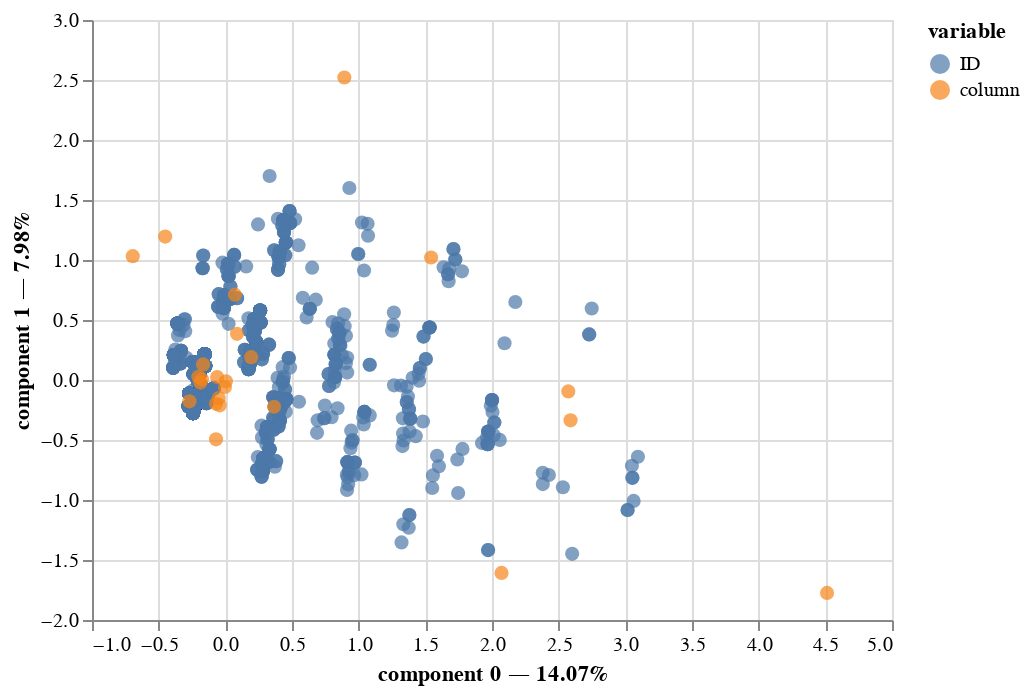

Notebook code for this chart:
### Code cell
mca.plot(df[var_categoriques])

### Figure 1 — Vega-Lite specification as saved in the notebook (floating-point values rounded to 4 significant figures; data arrays with more than 128 entries replaced by an {"elided": "..."} marker saying what was removed)
{"config": {"view": {"continuousWidth": 400, "continuousHeight": 300}}, "data": {"name": "data-12710c1faf7d57e798e67ade42e0cfef"}, "mark": {"type": "circle", "size": 50}, "encoding": {"color": {"field": "variable", "type": "nominal"}, "tooltip": [{"field": "variable", "type": "nominal"}, {"field": "value", "type": "nominal"}, {"field": "component 0", "type": "quantitative"}, {"field": "component 1", "type": "quantitative"}], "x": {"axis": {"title": "component 0 — 14.07%"}, "field": "component 0", "scale": {"zero": false}, "type": "quantitative"}, "y": {"axis": {"title": "component 1 — 7.98%"}, "field": "component 1", "scale": {"zero": false}, "type": "quantitative"}}, "selection": {"selector002": {"type": "interval", "bind": "scales", "encodings": ["x", "y"]}}, "$schema": "https://vega.github.io/schema/vega-lite/v4.17.0.json", "datasets": {"data-12710c1faf7d57e798e67ade42e0cfef": {"elided": "2260 records"}}}
